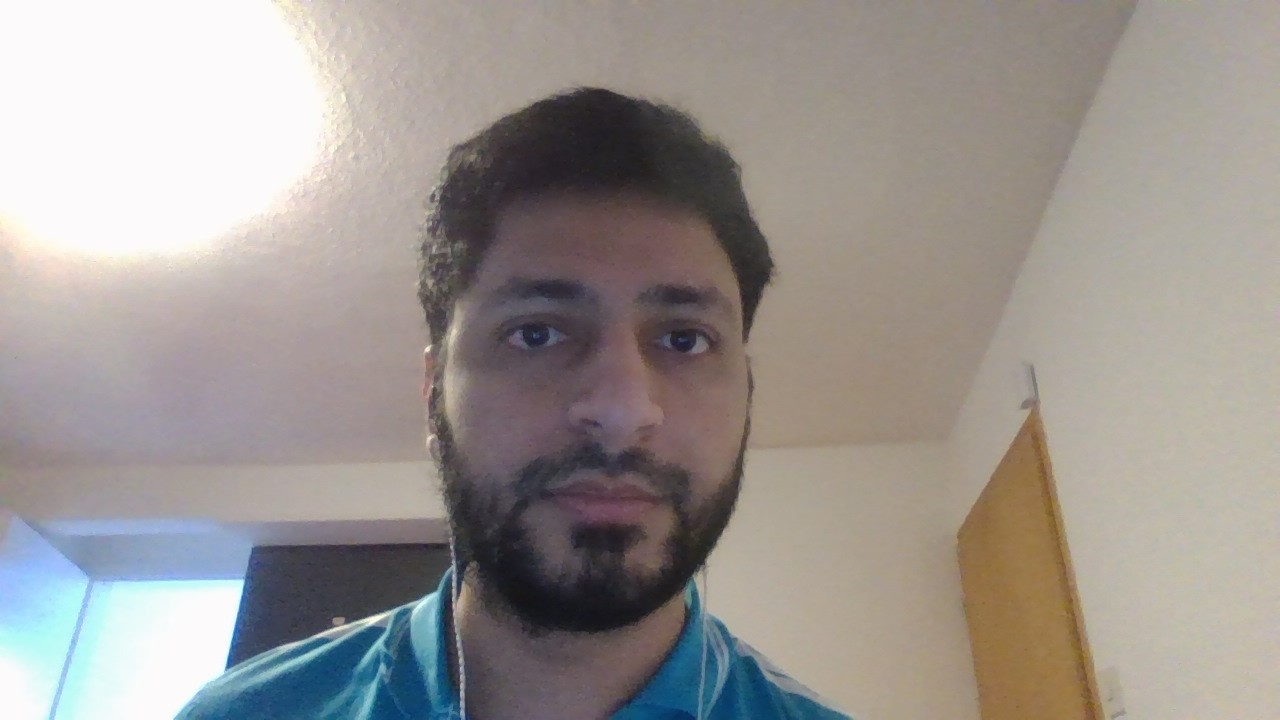
#> input picture Sample.jpg, 1280 x 720 px, given in place of the camera
$ python pupil.py
#> lines starting #> are read from the running program, lines starting #| are printed output that depends on the picture
#Identify pupils. Based on beta 1

import numpy as np
import cv2
import time

cap = cv2.VideoCapture(0) 	#640,480
w = 640
h = 480

while(cap.isOpened()):
	ret, frame = cap.read()
#> frame is the input picture: shape (720, 1280, 3); mean B, G, R 145.5, 149.5, 155.2
	if ret==True:

		#downsample
		#frameD = cv2.pyrDown(cv2.pyrDown(frame))
		#frameDBW = cv2.cvtColor(frameD,cv2.COLOR_RGB2GRAY)

		#detect face
		frame = cv2.cvtColor(frame,cv2.COLOR_RGB2GRAY)
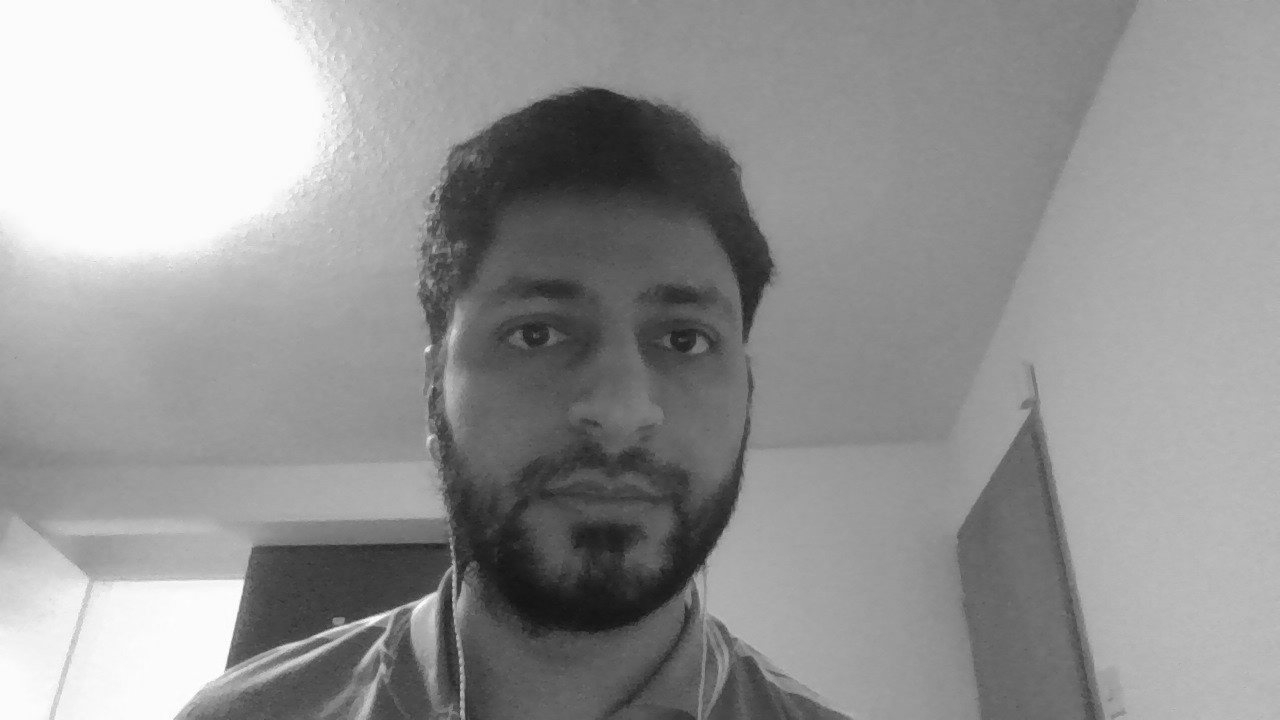
#> frame: shape (720, 1280); min 20, max 255, mean 149
		faces = cv2.CascadeClassifier('haarcascade_eye.xml')
		detected = faces.detectMultiScale(frame, 1.3, 5)
#> detected = [[486, 291, 91, 91], [640, 301, 82, 82]]

		#faces = cv2.CascadeClassifier('haarcascade_frontalface_default.xml')
		#detected2 = faces.detectMultiScale(frameDBW, 1.3, 5)

		pupilFrame = frame
		pupilO = frame
		windowClose = np.ones((5,5),np.uint8)
		windowOpen = np.ones((2,2),np.uint8)
		windowErode = np.ones((2,2),np.uint8)

		#draw square
		for (x,y,w,h) in detected:
			cv2.rectangle(frame, (x,y), ((x+w),(y+h)), (0,0,255),1)
			cv2.line(frame, (x,y), ((x+w,y+h)), (0,0,255),1)
			cv2.line(frame, (x+w,y), ((x,y+h)), (0,0,255),1)
#> (the run stopped early here; a loop or call above may not have finished)
